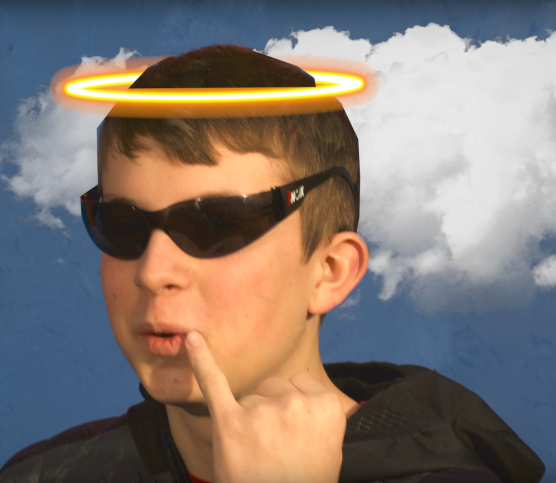
#> input picture Unit 1: Programming in Python/images/bert.png, 1111 x 966 px (shown at 1/2 size)
$ python bert.py
#> lines starting #> are read from the running program, lines starting #| are printed output that depends on the picture
import matplotlib.pyplot as plt  # This is the class that has the image stuff
# in it. I use this to work with pixels
# in an image
import os.path
import PIL
import io
from pylab import *
from PIL import ImageOps
from PIL import Image
import numpy as np

plt.ion()
image_dir = os.path.dirname(os.path.abspath(__file__)) + r'/images'


bertpic = os.path.join(image_dir, 'bert.png')
bertpic = PIL.Image.open(bertpic)  # I have to use this to manipulate the
#> bertpic is the input picture: PIL image 1111x966 RGB; mean R, G, B 133, 121.2, 114.2


tophat = os.path.join(image_dir, 'tophat.png')
tophat = PIL.Image.open(tophat)
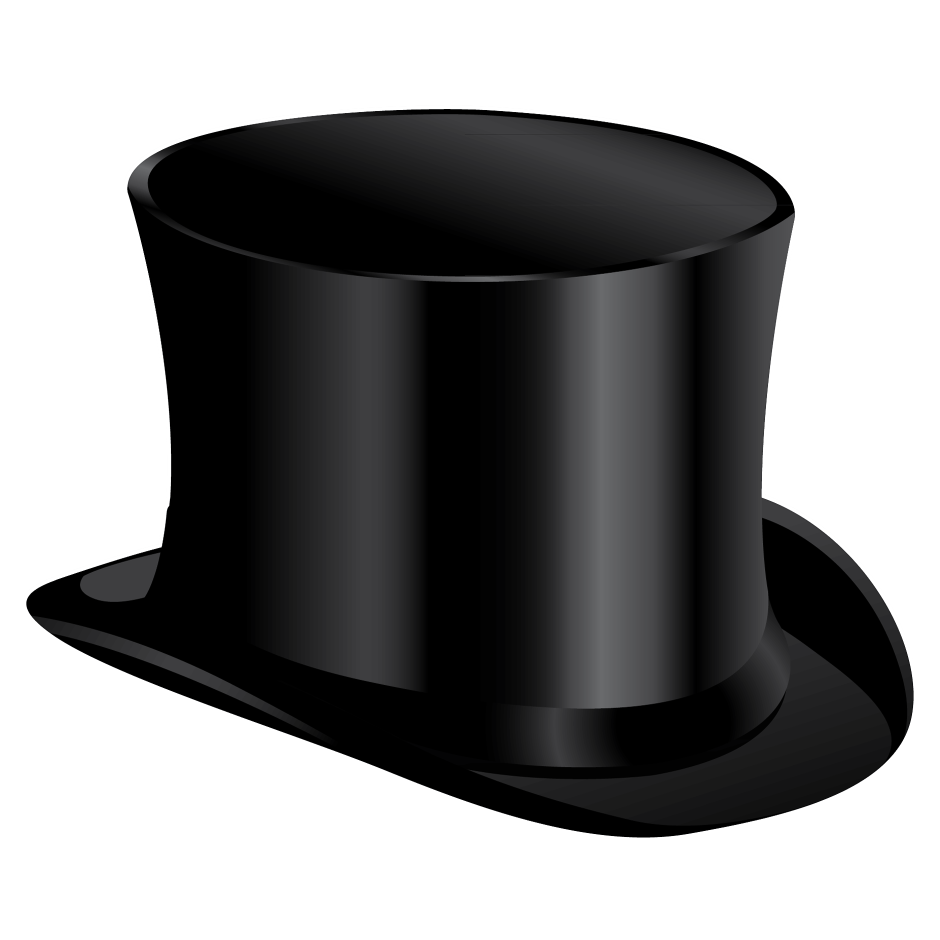
#> input picture Unit 1: Programming in Python/images/tophat.png, 1879 x 1879 px (shown at 1/2 size)
#> tophat is the input picture: PIL image 1879x1879 RGBA; mean R, G, B, A 138.8, 138.8, 139.2, 130.1
resizedHat = tophat.resize((750, 750))
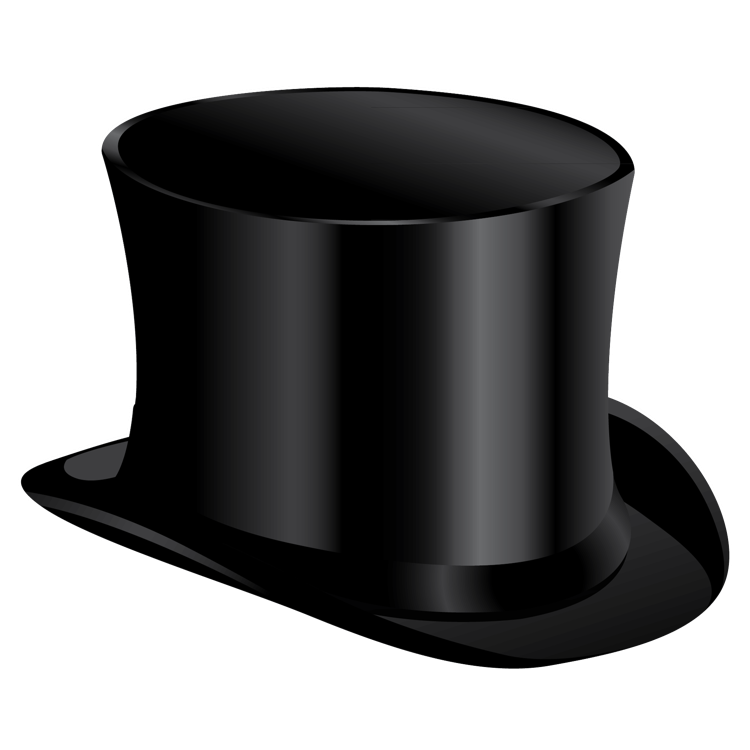
#> resizedHat: PIL image 750x750 RGBA; mean R, G, B, A 15.4, 15.4, 15.8, 130.1; transparent parts drawn white
mirroredHat = PIL.ImageOps.mirror(resizedHat)
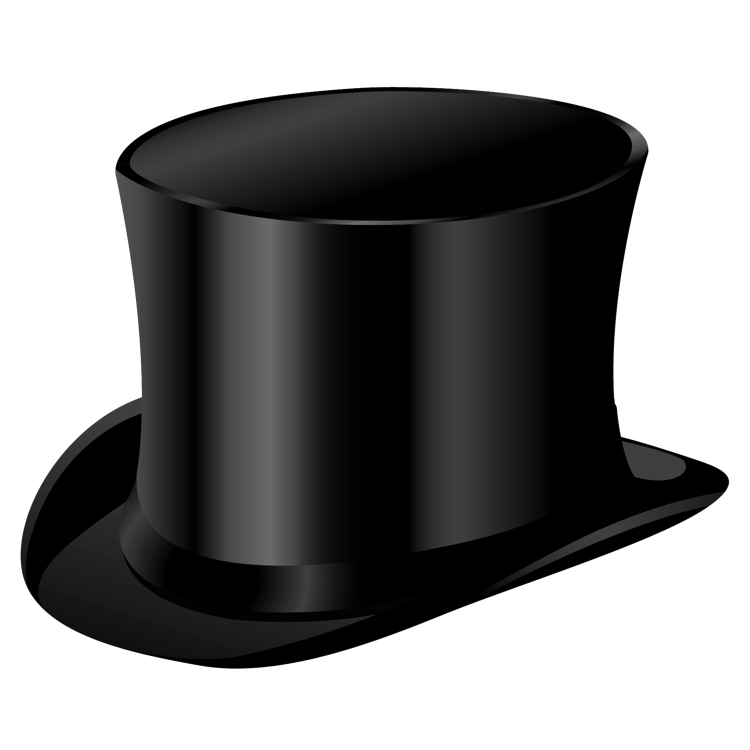
#> mirroredHat: PIL image 750x750 RGBA; mean R, G, B, A 15.4, 15.4, 15.8, 130.1; transparent parts drawn white
bertpic.paste(mirroredHat, (50, -300), mask=mirroredHat)

monacle = os.path.join(image_dir, 'monacle.png')
monacle = PIL.Image.open(monacle)
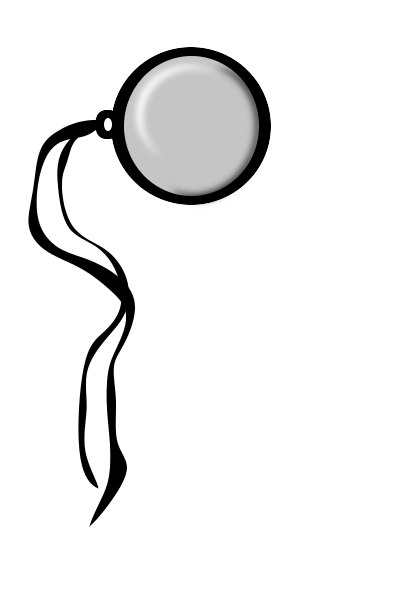
#> input picture Unit 1: Programming in Python/images/monacle.png, 400 x 600 px
#> monacle is the input picture: PIL image 400x600 RGBA; mean R, G, B, A 10.7, 10.7, 10.7, 24.5
bertpic.paste(monacle, (50, 350), mask=monacle)
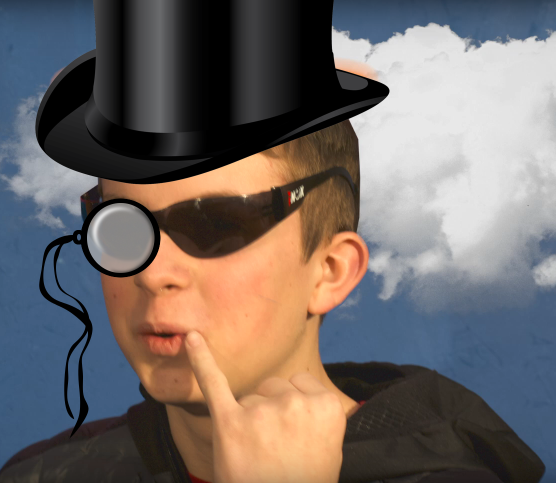
#> bertpic: PIL image 1111x966 RGB (shown at 1/2 size); mean R, G, B 114.7, 106, 102.9

moustache = os.path.join(image_dir, 'moustache.png')
moustache = PIL.Image.open(moustache)
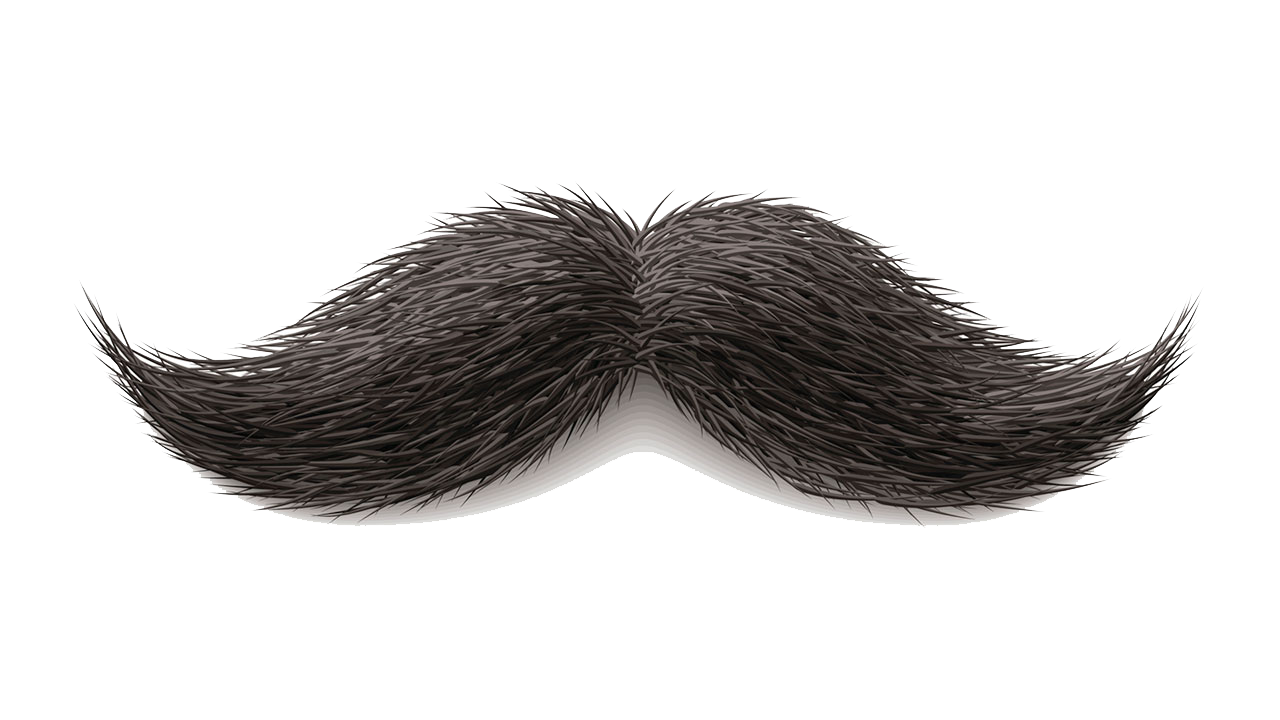
#> input picture Unit 1: Programming in Python/images/moustache.png, 1280 x 720 px
#> moustache is the input picture: PIL image 1280x720 RGBA; mean R, G, B, A 210.2, 208.5, 207.7, 64
moustache = moustache.resize((350, 200))
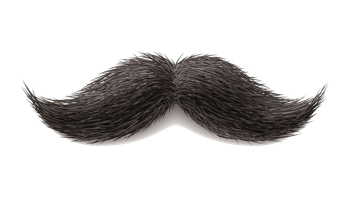
#> moustache: PIL image 350x200 RGBA; mean R, G, B, A 22.3, 20.6, 19.8, 64; transparent parts drawn white
bertpic.paste((35, 35, 35), (150, 525), mask=moustache)


fig, ax = plt.subplots(1, 1)
ax.set_title("Fancy Bert")
ax.imshow(bertpic)  # the original dog pic

fout = io.BytesIO()
# plt.imsave(fout, bertpic, format='png')
plt.show()
